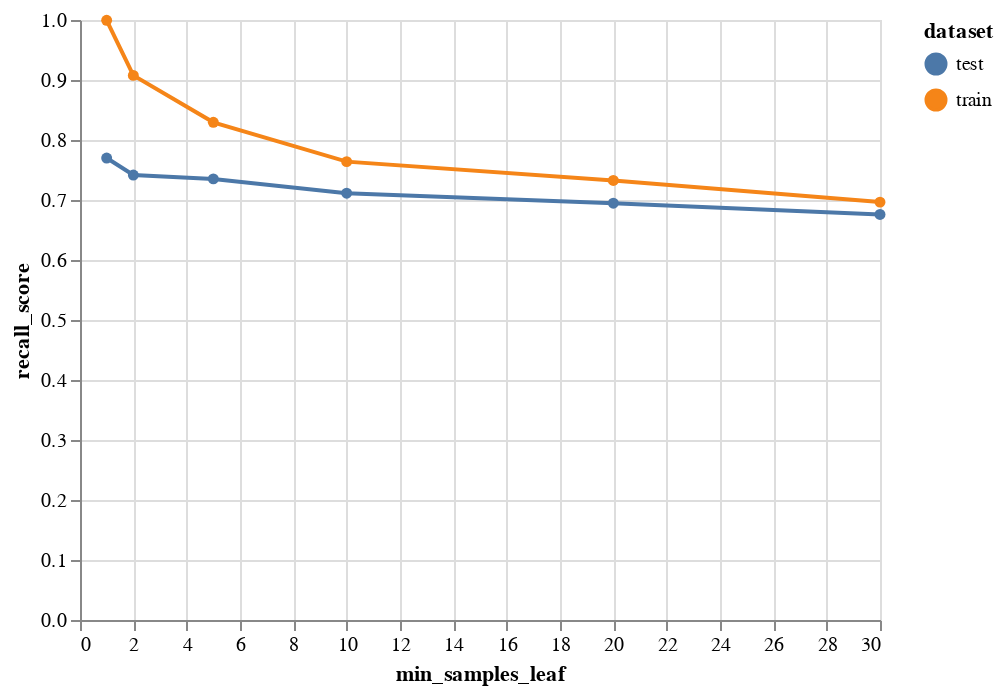

Notebook source saved alongside this figure:
### Code cell
compare_train_test(min_samples_leaf_summary, 'min_samples_leaf')

### Figure 1 — Vega-Lite specification as saved in the notebook (floating-point values rounded to 4 significant figures)
{"config": {"view": {"continuousWidth": 400, "continuousHeight": 300}}, "data": {"name": "data-984f7fce2934e38a5e38b74459926985"}, "mark": {"type": "line", "point": true}, "encoding": {"color": {"type": "nominal", "field": "dataset"}, "x": {"type": "quantitative", "field": "min_samples_leaf"}, "y": {"type": "quantitative", "field": "recall_score"}}, "$schema": "https://vega.github.io/schema/vega-lite/v4.8.1.json", "datasets": {"data-984f7fce2934e38a5e38b74459926985": [{"min_samples_leaf": 1, "recall_score": 0.9995, "dataset": "train", "overfitting": 0.2295}, {"min_samples_leaf": 1, "recall_score": 0.77, "dataset": "test", "overfitting": 0.2295}, {"min_samples_leaf": 2, "recall_score": 0.9077, "dataset": "train", "overfitting": 0.1661}, {"min_samples_leaf": 2, "recall_score": 0.7416, "dataset": "test", "overfitting": 0.1661}, {"min_samples_leaf": 5, "recall_score": 0.8294, "dataset": "train", "overfitting": 0.09425}, {"min_samples_leaf": 5, "recall_score": 0.7352, "dataset": "test", "overfitting": 0.09425}, {"min_samples_leaf": 10, "recall_score": 0.7639, "dataset": "train", "overfitting": 0.05254}, {"min_samples_leaf": 10, "recall_score": 0.7114, "dataset": "test", "overfitting": 0.05254}, {"min_samples_leaf": 20, "recall_score": 0.7325, "dataset": "train", "overfitting": 0.03781}, {"min_samples_leaf": 20, "recall_score": 0.6947, "dataset": "test", "overfitting": 0.03781}, {"min_samples_leaf": 30, "recall_score": 0.6965, "dataset": "train", "overfitting": 0.02059}, {"min_samples_leaf": 30, "recall_score": 0.6759, "dataset": "test", "overfitting": 0.02059}]}}
